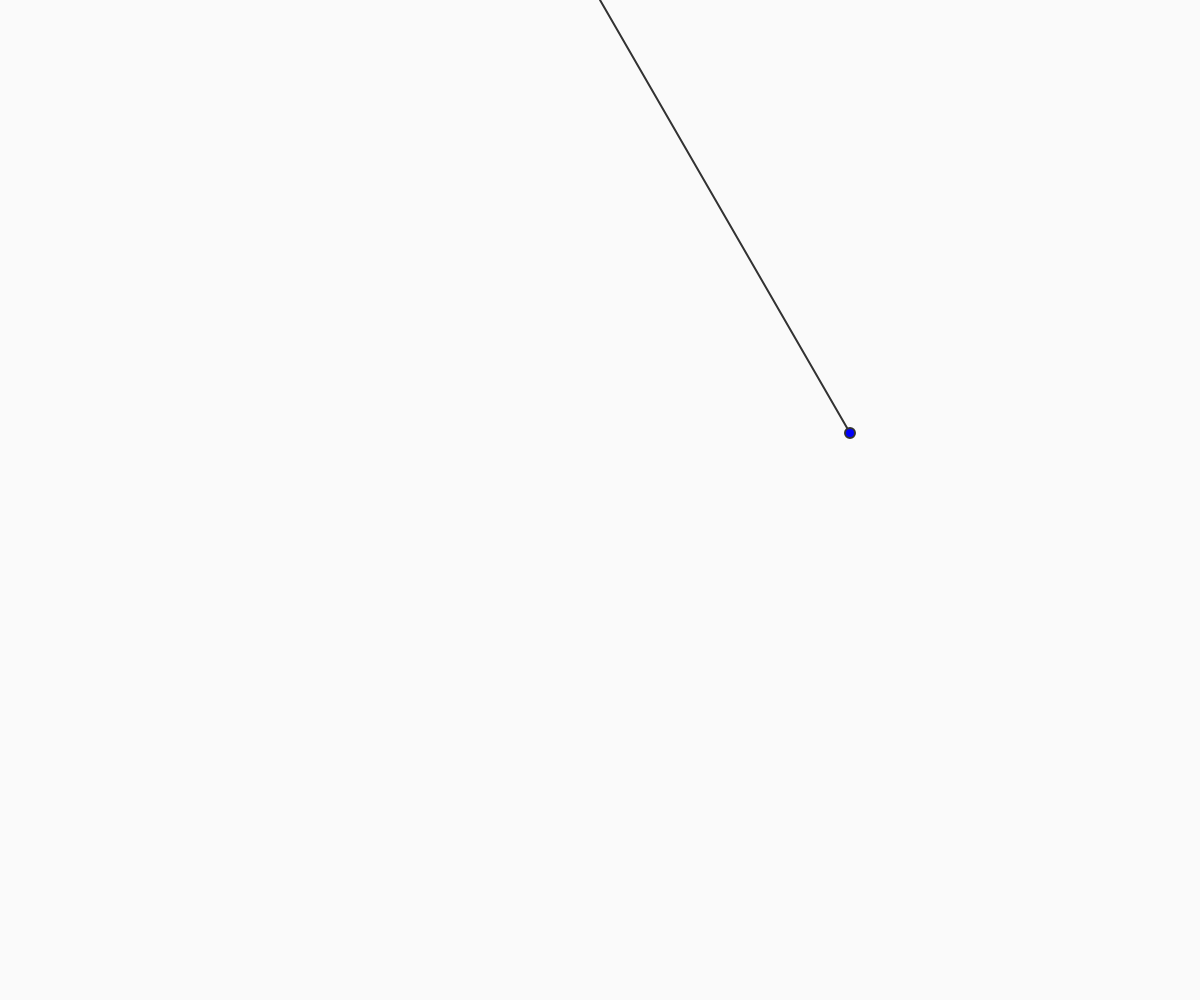
Frame 1 (no input)
Frame 60 (no input): identical to frame 1, image omitted
Frame 120 (the mouse pressed at the canvas centre since frame 60): identical to frame 1, image omitted

The p5.js sketch that drew this single still picture (run headless with seeded random() and noise() and a simulated clock; from frame 60 on, the mouse is pressed at the canvas centre):

// p5.js sketch
// ── sketch.js
// much better debugging here: https://editor.p5js.org/

let pivotPoint;                                     // top attachment point
let r;                                              // pendulum arm, r
let position;                                       // (x, y) position of the pendulum ball
let angle;                                          // angle of the swing
let diameter;

function setup() {
    createCanvas(windowWidth, windowHeight);        // create a canvas with all available space on screen

    let x = width / 2;
    let y = 0;
    pivotPoint = createVector(x, y);
    r = 500;
    position = createVector();                      // this will track the position of the pendulum ball 
    angle = PI / 6;                                 // starting angle of the pendulums
    diameter = 10;
}

function draw() {
    background(250, 250, 250);                      // set the background color (RGB)

    position.set(r * sin(angle), r * cos(angle));
    position.add(pivotPoint);

    stroke(50, 50, 50);                             // pendulum arm color
    strokeWeight(2);                                // pendulum arm width
    line(pivotPoint.x, pivotPoint.y, position.x, position.y);

    ellipseMode(CENTER);
    fill(0, 0, 250);                                // pendulum ball color
    ellipse(position.x, position.y, diameter, diameter);
}
